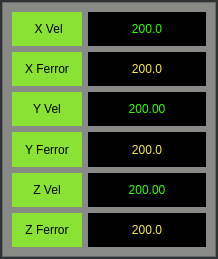
<?xml version="1.0" encoding="UTF-8"?>
<ui version="4.0">
 <class>MainWindow</class>
 <widget class="QMainWindow" name="MainWindow">
  <property name="geometry">
   <rect>
    <x>0</x>
    <y>0</y>
    <width>218</width>
    <height>259</height>
   </rect>
  </property>
  <property name="sizePolicy">
   <sizepolicy hsizetype="Fixed" vsizetype="Fixed">
    <horstretch>0</horstretch>
    <verstretch>0</verstretch>
   </sizepolicy>
  </property>
  <property name="minimumSize">
   <size>
    <width>218</width>
    <height>259</height>
   </size>
  </property>
  <property name="maximumSize">
   <size>
    <width>218</width>
    <height>259</height>
   </size>
  </property>
  <property name="windowTitle">
   <string>MainWindow</string>
  </property>
  <property name="styleSheet">
   <string notr="true">background-color: rgb(46, 52, 54);</string>
  </property>
  <widget class="QWidget" name="centralwidget">
   <layout class="QVBoxLayout" name="verticalLayout">
    <property name="leftMargin">
     <number>0</number>
    </property>
    <property name="topMargin">
     <number>0</number>
    </property>
    <property name="rightMargin">
     <number>0</number>
    </property>
    <property name="bottomMargin">
     <number>0</number>
    </property>
    <item>
     <widget class="ScreenOptions" name="screen_options">
      <layout class="QVBoxLayout" name="verticalLayout_2">
       <property name="leftMargin">
        <number>0</number>
       </property>
       <property name="topMargin">
        <number>0</number>
       </property>
       <property name="rightMargin">
        <number>0</number>
       </property>
       <property name="bottomMargin">
        <number>0</number>
       </property>
       <item>
        <widget class="QWidget" name="widget" native="true">
         <property name="styleSheet">
          <string notr="true"/>
         </property>
         <layout class="QVBoxLayout" name="verticalLayout_3">
          <property name="leftMargin">
           <number>2</number>
          </property>
          <property name="topMargin">
           <number>2</number>
          </property>
          <property name="rightMargin">
           <number>2</number>
          </property>
          <property name="bottomMargin">
           <number>2</number>
          </property>
          <item>
           <widget class="QFrame" name="frame">
            <property name="styleSheet">
             <string notr="true">background-color: rgb(136, 138, 133);</string>
            </property>
            <property name="frameShape">
             <enum>QFrame::StyledPanel</enum>
            </property>
            <property name="frameShadow">
             <enum>QFrame::Raised</enum>
            </property>
            <layout class="QGridLayout" name="gridLayout">
             <item row="0" column="0">
              <widget class="QLabel" name="label">
               <property name="minimumSize">
                <size>
                 <width>70</width>
                 <height>0</height>
                </size>
               </property>
               <property name="maximumSize">
                <size>
                 <width>70</width>
                 <height>16777215</height>
                </size>
               </property>
               <property name="styleSheet">
                <string notr="true">background-color: rgb(138, 226, 52);
color: rgb(0, 0, 0);</string>
               </property>
               <property name="text">
                <string> X Vel</string>
               </property>
               <property name="alignment">
                <set>Qt::AlignCenter</set>
               </property>
              </widget>
             </item>
             <item row="1" column="0">
              <widget class="QLabel" name="label_2">
               <property name="minimumSize">
                <size>
                 <width>70</width>
                 <height>0</height>
                </size>
               </property>
               <property name="maximumSize">
                <size>
                 <width>70</width>
                 <height>16777215</height>
                </size>
               </property>
               <property name="styleSheet">
                <string notr="true">background-color: rgb(138, 226, 52);
color: rgb(0, 0, 0);</string>
               </property>
               <property name="text">
                <string>X Ferror</string>
               </property>
               <property name="alignment">
                <set>Qt::AlignCenter</set>
               </property>
              </widget>
             </item>
             <item row="2" column="0">
              <widget class="QLabel" name="label_3">
               <property name="minimumSize">
                <size>
                 <width>70</width>
                 <height>0</height>
                </size>
               </property>
               <property name="styleSheet">
                <string notr="true">background-color: rgb(138, 226, 52);
color: rgb(0, 0, 0);</string>
               </property>
               <property name="text">
                <string>Y Vel</string>
               </property>
               <property name="alignment">
                <set>Qt::AlignCenter</set>
               </property>
              </widget>
             </item>
             <item row="3" column="0">
              <widget class="QLabel" name="label_4">
               <property name="minimumSize">
                <size>
                 <width>70</width>
                 <height>0</height>
                </size>
               </property>
               <property name="styleSheet">
                <string notr="true">background-color: rgb(138, 226, 52);
color: rgb(0, 0, 0);</string>
               </property>
               <property name="text">
                <string>Y Ferror</string>
               </property>
               <property name="alignment">
                <set>Qt::AlignCenter</set>
               </property>
              </widget>
             </item>
             <item row="4" column="0">
              <widget class="QLabel" name="label_5">
               <property name="minimumSize">
                <size>
                 <width>70</width>
                 <height>0</height>
                </size>
               </property>
               <property name="styleSheet">
                <string notr="true">background-color: rgb(138, 226, 52);
color: rgb(0, 0, 0);</string>
               </property>
               <property name="text">
                <string>Z Vel</string>
               </property>
               <property name="alignment">
                <set>Qt::AlignCenter</set>
               </property>
              </widget>
             </item>
             <item row="5" column="0">
              <widget class="QLabel" name="label_6">
               <property name="minimumSize">
                <size>
                 <width>70</width>
                 <height>0</height>
                </size>
               </property>
               <property name="styleSheet">
                <string notr="true">background-color: rgb(138, 226, 52);
color: rgb(0, 0, 0);</string>
               </property>
               <property name="text">
                <string>Z Ferror</string>
               </property>
               <property name="alignment">
                <set>Qt::AlignCenter</set>
               </property>
              </widget>
             </item>
             <item row="0" column="1">
              <widget class="StatusLabel" name="statuslabel">
               <property name="styleSheet">
                <string notr="true">background-color: rgb(0, 0, 0);
color: rgb(51, 255, 0);</string>
               </property>
               <property name="frameShape">
                <enum>QFrame::WinPanel</enum>
               </property>
               <property name="frameShadow">
                <enum>QFrame::Sunken</enum>
               </property>
               <property name="text">
                <string>200.0</string>
               </property>
               <property name="alignment">
                <set>Qt::AlignCenter</set>
               </property>
               <property name="textTemplate" stdset="0">
                <string>%.1f</string>
               </property>
               <property name="alt_textTemplate" stdset="0">
                <string>%d</string>
               </property>
               <property name="index_number" stdset="0">
                <number>0</number>
               </property>
               <property name="halpin_status" stdset="0">
                <bool>true</bool>
               </property>
               <property name="halpin_name" stdset="0">
                <string>Xvel</string>
               </property>
              </widget>
             </item>
             <item row="1" column="1">
              <widget class="StatusLabel" name="statuslabel_2">
               <property name="styleSheet">
                <string notr="true">background-color: rgb(0, 0, 0);
color: rgb(252, 233, 79);</string>
               </property>
               <property name="frameShape">
                <enum>QFrame::WinPanel</enum>
               </property>
               <property name="frameShadow">
                <enum>QFrame::Sunken</enum>
               </property>
               <property name="text">
                <string>200.0</string>
               </property>
               <property name="alignment">
                <set>Qt::AlignCenter</set>
               </property>
               <property name="textTemplate" stdset="0">
                <string>%s</string>
               </property>
               <property name="alt_textTemplate" stdset="0">
                <string>%s</string>
               </property>
               <property name="index_number" stdset="0">
                <number>0</number>
               </property>
               <property name="halpin_status" stdset="0">
                <bool>true</bool>
               </property>
               <property name="halpin_name" stdset="0">
                <string>joint.0.f-error</string>
               </property>
              </widget>
             </item>
             <item row="2" column="1">
              <widget class="StatusLabel" name="statuslabel_3">
               <property name="styleSheet">
                <string notr="true">background-color: rgb(0, 0, 0);
color: rgb(51, 255, 0);</string>
               </property>
               <property name="frameShape">
                <enum>QFrame::WinPanel</enum>
               </property>
               <property name="frameShadow">
                <enum>QFrame::Sunken</enum>
               </property>
               <property name="text">
                <string>200.00</string>
               </property>
               <property name="alignment">
                <set>Qt::AlignCenter</set>
               </property>
               <property name="textTemplate" stdset="0">
                <string>%.2f</string>
               </property>
               <property name="alt_textTemplate" stdset="0">
                <string>%1.0f</string>
               </property>
               <property name="index_number" stdset="0">
                <number>0</number>
               </property>
               <property name="halpin_status" stdset="0">
                <bool>true</bool>
               </property>
               <property name="halpin_name" stdset="0">
                <string>Yvel</string>
               </property>
              </widget>
             </item>
             <item row="3" column="1">
              <widget class="StatusLabel" name="statuslabel_4">
               <property name="styleSheet">
                <string notr="true">background-color: rgb(0, 0, 0);
color: rgb(252, 233, 79);</string>
               </property>
               <property name="frameShape">
                <enum>QFrame::WinPanel</enum>
               </property>
               <property name="frameShadow">
                <enum>QFrame::Sunken</enum>
               </property>
               <property name="text">
                <string>200.0</string>
               </property>
               <property name="alignment">
                <set>Qt::AlignCenter</set>
               </property>
               <property name="textTemplate" stdset="0">
                <string>%s</string>
               </property>
               <property name="alt_textTemplate" stdset="0">
                <string>%s</string>
               </property>
               <property name="index_number" stdset="0">
                <number>0</number>
               </property>
               <property name="halpin_status" stdset="0">
                <bool>true</bool>
               </property>
               <property name="halpin_name" stdset="0">
                <string>joint.1.f-error</string>
               </property>
              </widget>
             </item>
             <item row="4" column="1">
              <widget class="StatusLabel" name="statuslabel_5">
               <property name="styleSheet">
                <string notr="true">background-color: rgb(0, 0, 0);
color: rgb(51, 255, 0);</string>
               </property>
               <property name="frameShape">
                <enum>QFrame::WinPanel</enum>
               </property>
               <property name="frameShadow">
                <enum>QFrame::Sunken</enum>
               </property>
               <property name="text">
                <string>200.00</string>
               </property>
               <property name="alignment">
                <set>Qt::AlignCenter</set>
               </property>
               <property name="textTemplate" stdset="0">
                <string>%.2f</string>
               </property>
               <property name="alt_textTemplate" stdset="0">
                <string>%1.0f</string>
               </property>
               <property name="index_number" stdset="0">
                <number>0</number>
               </property>
               <property name="halpin_status" stdset="0">
                <bool>true</bool>
               </property>
               <property name="halpin_name" stdset="0">
                <string>Zvel</string>
               </property>
              </widget>
             </item>
             <item row="5" column="1">
              <widget class="StatusLabel" name="statuslabel_6">
               <property name="styleSheet">
                <string notr="true">background-color: rgb(0, 0, 0);
color: rgb(252, 233, 79);</string>
               </property>
               <property name="frameShape">
                <enum>QFrame::WinPanel</enum>
               </property>
               <property name="frameShadow">
                <enum>QFrame::Sunken</enum>
               </property>
               <property name="text">
                <string>200.0</string>
               </property>
               <property name="alignment">
                <set>Qt::AlignCenter</set>
               </property>
               <property name="textTemplate" stdset="0">
                <string>%s</string>
               </property>
               <property name="alt_textTemplate" stdset="0">
                <string>%s</string>
               </property>
               <property name="index_number" stdset="0">
                <number>0</number>
               </property>
               <property name="halpin_status" stdset="0">
                <bool>true</bool>
               </property>
               <property name="halpin_name" stdset="0">
                <string>joint.2.f-error</string>
               </property>
              </widget>
             </item>
            </layout>
           </widget>
          </item>
         </layout>
        </widget>
       </item>
      </layout>
     </widget>
    </item>
   </layout>
  </widget>
 </widget>
 <customwidgets>
  <customwidget>
   <class>StatusLabel</class>
   <extends>QLabel</extends>
   <header>qtvcp.widgets.status_label</header>
  </customwidget>
  <customwidget>
   <class>ScreenOptions</class>
   <extends>QWidget</extends>
   <header>qtvcp.widgets.screen_options</header>
   <container>1</container>
  </customwidget>
 </customwidgets>
 <resources>
  <include location="woodpecker/woodpecker.qrc"/>
 </resources>
 <connections/>
</ui>
